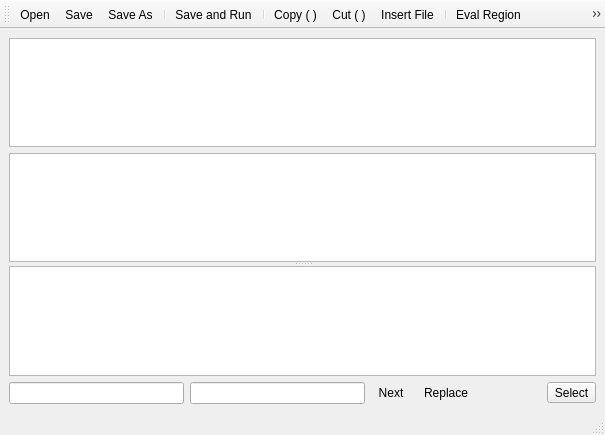
<?xml version="1.0" encoding="UTF-8"?>
<ui version="4.0">
 <class>main_window</class>
 <widget class="QMainWindow" name="main_window">
  <property name="geometry">
   <rect>
    <x>0</x>
    <y>0</y>
    <width>605</width>
    <height>435</height>
   </rect>
  </property>
  <property name="windowTitle">
   <string>MainWindow</string>
  </property>
  <widget class="QWidget" name="centralwidget">
   <layout class="QVBoxLayout" name="verticalLayout_2">
    <item>
     <widget class="QSplitter" name="splitter">
      <property name="orientation">
       <enum>Qt::Vertical</enum>
      </property>
      <widget class="QWidget" name="layoutWidget">
       <layout class="QVBoxLayout" name="verticalLayout">
        <item>
         <widget class="QTextEdit" name="editor"/>
        </item>
        <item>
         <widget class="QTextEdit" name="command"/>
        </item>
       </layout>
      </widget>
      <widget class="QTextEdit" name="output"/>
     </widget>
    </item>
    <item>
     <layout class="QHBoxLayout" name="horizontalLayout">
      <item>
       <widget class="QLineEdit" name="find">
        <property name="sizePolicy">
         <sizepolicy hsizetype="Fixed" vsizetype="Fixed">
          <horstretch>0</horstretch>
          <verstretch>0</verstretch>
         </sizepolicy>
        </property>
        <property name="minimumSize">
         <size>
          <width>175</width>
          <height>0</height>
         </size>
        </property>
        <property name="maximumSize">
         <size>
          <width>175</width>
          <height>16777215</height>
         </size>
        </property>
        <property name="toolTip">
         <string>Hit Return for next hit</string>
        </property>
       </widget>
      </item>
      <item>
       <widget class="QLineEdit" name="replace">
        <property name="sizePolicy">
         <sizepolicy hsizetype="Fixed" vsizetype="Fixed">
          <horstretch>0</horstretch>
          <verstretch>0</verstretch>
         </sizepolicy>
        </property>
        <property name="minimumSize">
         <size>
          <width>175</width>
          <height>1</height>
         </size>
        </property>
        <property name="maximumSize">
         <size>
          <width>175</width>
          <height>16777215</height>
         </size>
        </property>
        <property name="toolTip">
         <string>Hit Return for replace</string>
        </property>
       </widget>
      </item>
      <item>
       <widget class="QToolButton" name="button_next">
        <property name="text">
         <string>Next</string>
        </property>
        <property name="autoRaise">
         <bool>true</bool>
        </property>
       </widget>
      </item>
      <item>
       <widget class="QToolButton" name="button_replace">
        <property name="text">
         <string>Replace</string>
        </property>
        <property name="autoRaise">
         <bool>true</bool>
        </property>
       </widget>
      </item>
      <item>
       <spacer name="horizontalSpacer_2">
        <property name="orientation">
         <enum>Qt::Horizontal</enum>
        </property>
        <property name="sizeHint" stdset="0">
         <size>
          <width>40</width>
          <height>20</height>
         </size>
        </property>
       </spacer>
      </item>
      <item>
       <widget class="QLabel" name="sel_label">
        <property name="text">
         <string/>
        </property>
       </widget>
      </item>
      <item>
       <widget class="QToolButton" name="select">
        <property name="text">
         <string>Select</string>
        </property>
       </widget>
      </item>
     </layout>
    </item>
   </layout>
  </widget>
  <widget class="QMenuBar" name="menubar">
   <property name="geometry">
    <rect>
     <x>0</x>
     <y>0</y>
     <width>605</width>
     <height>19</height>
    </rect>
   </property>
  </widget>
  <widget class="QStatusBar" name="statusbar"/>
  <widget class="QToolBar" name="toolBar">
   <property name="windowTitle">
    <string>toolBar</string>
   </property>
   <attribute name="toolBarArea">
    <enum>TopToolBarArea</enum>
   </attribute>
   <attribute name="toolBarBreak">
    <bool>false</bool>
   </attribute>
   <addaction name="action_open"/>
   <addaction name="action_save"/>
   <addaction name="action_save_as"/>
   <addaction name="separator"/>
   <addaction name="action_save_and_run"/>
   <addaction name="separator"/>
   <addaction name="action_copy"/>
   <addaction name="action_cut"/>
   <addaction name="action_insert_file"/>
   <addaction name="separator"/>
   <addaction name="action_eval_region"/>
   <addaction name="action_repeat_eval"/>
   <addaction name="separator"/>
   <addaction name="action_reset_lisp"/>
  </widget>
  <action name="action_open">
   <property name="text">
    <string>Open</string>
   </property>
  </action>
  <action name="action_save">
   <property name="text">
    <string>Save</string>
   </property>
  </action>
  <action name="action_save_as">
   <property name="text">
    <string>Save As</string>
   </property>
  </action>
  <action name="action_save_and_run">
   <property name="text">
    <string>Save and Run</string>
   </property>
  </action>
  <action name="action_eval_region">
   <property name="text">
    <string>Eval Region</string>
   </property>
   <property name="toolTip">
    <string>Eval expression enclosed in currently highlighted parenthesis</string>
   </property>
  </action>
  <action name="action_repeat_eval">
   <property name="text">
    <string>Repeat Eval</string>
   </property>
   <property name="toolTip">
    <string>Eval starting from left paren of latest eval</string>
   </property>
  </action>
  <action name="action_copy">
   <property name="text">
    <string>Copy ( )</string>
   </property>
   <property name="toolTip">
    <string>Copy highlighted region</string>
   </property>
  </action>
  <action name="action_cut">
   <property name="text">
    <string>Cut ( )</string>
   </property>
   <property name="toolTip">
    <string>Cut highlighted region</string>
   </property>
  </action>
  <action name="action_insert_file">
   <property name="text">
    <string>Insert File</string>
   </property>
   <property name="toolTip">
    <string>Insert a file at current cursor position</string>
   </property>
  </action>
  <action name="action_reset_lisp">
   <property name="text">
    <string>Reset Lisp</string>
   </property>
   <property name="toolTip">
    <string>Restart local Lisp server</string>
   </property>
  </action>
 </widget>
 <resources/>
 <connections/>
</ui>
